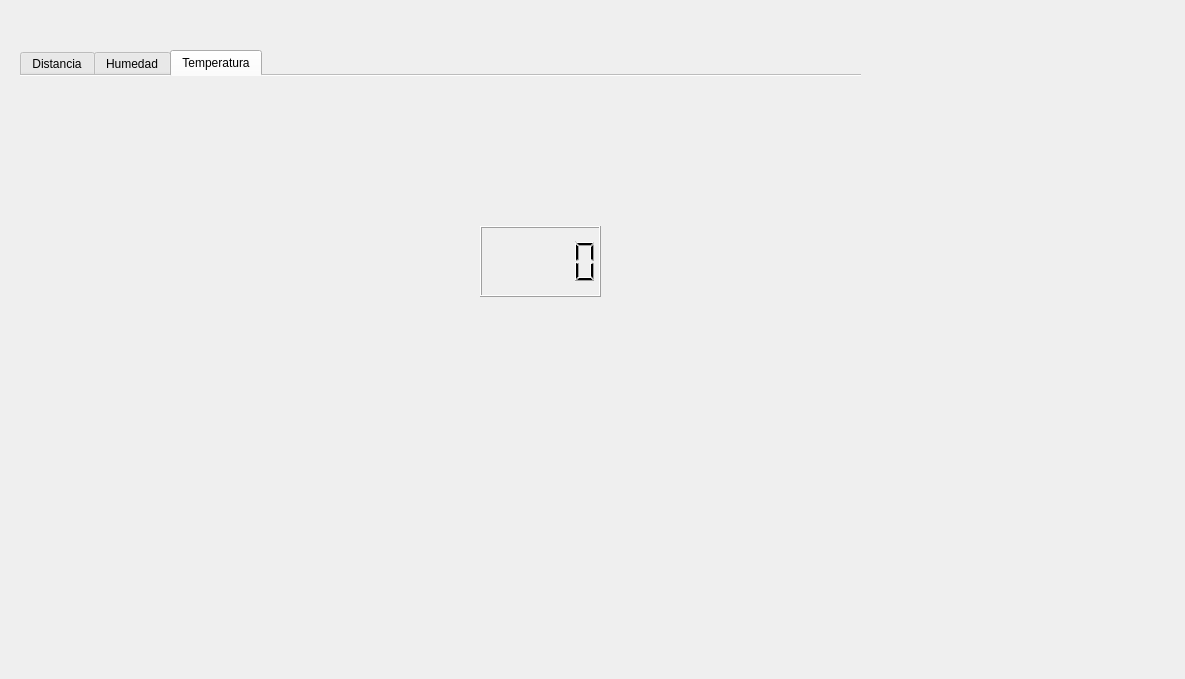
<?xml version="1.0" encoding="UTF-8"?>
<ui version="4.0">
 <class>Form</class>
 <widget class="QWidget" name="Form">
  <property name="geometry">
   <rect>
    <x>0</x>
    <y>0</y>
    <width>1185</width>
    <height>679</height>
   </rect>
  </property>
  <property name="windowTitle">
   <string>Form</string>
  </property>
  <widget class="QTabWidget" name="tabWidget">
   <property name="geometry">
    <rect>
     <x>20</x>
     <y>50</y>
     <width>841</width>
     <height>591</height>
    </rect>
   </property>
   <property name="font">
    <font>
     <weight>50</weight>
     <italic>false</italic>
     <bold>false</bold>
     <underline>false</underline>
     <strikeout>false</strikeout>
     <stylestrategy>PreferDefault</stylestrategy>
     <kerning>true</kerning>
    </font>
   </property>
   <property name="mouseTracking">
    <bool>false</bool>
   </property>
   <property name="tabletTracking">
    <bool>false</bool>
   </property>
   <property name="focusPolicy">
    <enum>Qt::TabFocus</enum>
   </property>
   <property name="acceptDrops">
    <bool>false</bool>
   </property>
   <property name="toolTip">
    <string/>
   </property>
   <property name="statusTip">
    <string/>
   </property>
   <property name="currentIndex">
    <number>2</number>
   </property>
   <property name="usesScrollButtons">
    <bool>true</bool>
   </property>
   <property name="documentMode">
    <bool>true</bool>
   </property>
   <property name="tabsClosable">
    <bool>false</bool>
   </property>
   <property name="movable">
    <bool>false</bool>
   </property>
   <property name="tabBarAutoHide">
    <bool>false</bool>
   </property>
   <widget class="QWidget" name="tab_Distancia">
    <attribute name="title">
     <string>Distancia</string>
    </attribute>
    <widget class="QLabel" name="label">
     <property name="geometry">
      <rect>
       <x>140</x>
       <y>50</y>
       <width>491</width>
       <height>461</height>
      </rect>
     </property>
     <property name="font">
      <font>
       <underline>false</underline>
       <strikeout>false</strikeout>
      </font>
     </property>
     <property name="mouseTracking">
      <bool>false</bool>
     </property>
     <property name="frameShape">
      <enum>QFrame::Panel</enum>
     </property>
     <property name="frameShadow">
      <enum>QFrame::Raised</enum>
     </property>
     <property name="lineWidth">
      <number>5</number>
     </property>
     <property name="text">
      <string/>
     </property>
     <property name="textFormat">
      <enum>Qt::AutoText</enum>
     </property>
     <property name="pixmap">
      <pixmap>imagen2.jpg</pixmap>
     </property>
     <property name="scaledContents">
      <bool>true</bool>
     </property>
     <property name="wordWrap">
      <bool>false</bool>
     </property>
     <property name="margin">
      <number>0</number>
     </property>
     <property name="indent">
      <number>-1</number>
     </property>
     <property name="openExternalLinks">
      <bool>false</bool>
     </property>
     <property name="textInteractionFlags">
      <set>Qt::LinksAccessibleByMouse</set>
     </property>
    </widget>
    <widget class="QProgressBar" name="progressBar_Tinaco">
     <property name="geometry">
      <rect>
       <x>380</x>
       <y>100</y>
       <width>221</width>
       <height>301</height>
      </rect>
     </property>
     <property name="font">
      <font>
       <pointsize>10</pointsize>
       <weight>50</weight>
       <italic>false</italic>
       <bold>false</bold>
      </font>
     </property>
     <property name="layoutDirection">
      <enum>Qt::LeftToRight</enum>
     </property>
     <property name="autoFillBackground">
      <bool>false</bool>
     </property>
     <property name="styleSheet">
      <string notr="true">background-color: rgb(76, 178, 255);
selection-color: rgb(255, 205, 205);</string>
     </property>
     <property name="value">
      <number>0</number>
     </property>
     <property name="textVisible">
      <bool>false</bool>
     </property>
     <property name="orientation">
      <enum>Qt::Vertical</enum>
     </property>
     <property name="invertedAppearance">
      <bool>false</bool>
     </property>
    </widget>
    <widget class="QProgressBar" name="progressBar_Llenado">
     <property name="enabled">
      <bool>true</bool>
     </property>
     <property name="geometry">
      <rect>
       <x>160</x>
       <y>100</y>
       <width>261</width>
       <height>23</height>
      </rect>
     </property>
     <property name="font">
      <font>
       <stylestrategy>PreferDefault</stylestrategy>
       <kerning>true</kerning>
      </font>
     </property>
     <property name="toolTipDuration">
      <number>-1</number>
     </property>
     <property name="statusTip">
      <string/>
     </property>
     <property name="autoFillBackground">
      <bool>false</bool>
     </property>
     <property name="value">
      <number>0</number>
     </property>
     <property name="textVisible">
      <bool>false</bool>
     </property>
    </widget>
    <widget class="QProgressBar" name="progressBar_TuboSalida">
     <property name="geometry">
      <rect>
       <x>160</x>
       <y>370</y>
       <width>221</width>
       <height>23</height>
      </rect>
     </property>
     <property name="value">
      <number>0</number>
     </property>
     <property name="textVisible">
      <bool>false</bool>
     </property>
    </widget>
    <widget class="QLabel" name="label_4">
     <property name="geometry">
      <rect>
       <x>0</x>
       <y>0</y>
       <width>841</width>
       <height>591</height>
      </rect>
     </property>
     <property name="text">
      <string/>
     </property>
     <property name="pixmap">
      <pixmap>distancia.jpg</pixmap>
     </property>
     <property name="scaledContents">
      <bool>true</bool>
     </property>
    </widget>
    <widget class="QLCDNumber" name="lcdNumber_Litros">
     <property name="geometry">
      <rect>
       <x>640</x>
       <y>90</y>
       <width>191</width>
       <height>101</height>
      </rect>
     </property>
    </widget>
    <zorder>label_4</zorder>
    <zorder>label</zorder>
    <zorder>progressBar_Tinaco</zorder>
    <zorder>progressBar_Llenado</zorder>
    <zorder>progressBar_TuboSalida</zorder>
    <zorder>lcdNumber_Litros</zorder>
   </widget>
   <widget class="QWidget" name="tab_Humedad">
    <attribute name="title">
     <string>Humedad</string>
    </attribute>
    <widget class="QLabel" name="label_3">
     <property name="geometry">
      <rect>
       <x>0</x>
       <y>0</y>
       <width>841</width>
       <height>591</height>
      </rect>
     </property>
     <property name="text">
      <string/>
     </property>
     <property name="pixmap">
      <pixmap>Humedad.webp</pixmap>
     </property>
     <property name="scaledContents">
      <bool>true</bool>
     </property>
    </widget>
    <widget class="QLabel" name="label_7">
     <property name="geometry">
      <rect>
       <x>30</x>
       <y>10</y>
       <width>731</width>
       <height>541</height>
      </rect>
     </property>
     <property name="text">
      <string/>
     </property>
     <property name="pixmap">
      <pixmap>med_humedad.png</pixmap>
     </property>
     <property name="scaledContents">
      <bool>true</bool>
     </property>
    </widget>
    <widget class="QLCDNumber" name="lcdNumber_Humedad">
     <property name="geometry">
      <rect>
       <x>500</x>
       <y>280</y>
       <width>171</width>
       <height>71</height>
      </rect>
     </property>
    </widget>
   </widget>
   <widget class="QWidget" name="tab_Temperatura">
    <attribute name="title">
     <string>Temperatura</string>
    </attribute>
    <widget class="QLabel" name="label_5">
     <property name="geometry">
      <rect>
       <x>-40</x>
       <y>0</y>
       <width>951</width>
       <height>571</height>
      </rect>
     </property>
     <property name="text">
      <string/>
     </property>
     <property name="pixmap">
      <pixmap>calor.webp</pixmap>
     </property>
     <property name="scaledContents">
      <bool>true</bool>
     </property>
    </widget>
    <widget class="QLabel" name="label_6">
     <property name="geometry">
      <rect>
       <x>440</x>
       <y>0</y>
       <width>401</width>
       <height>561</height>
      </rect>
     </property>
     <property name="text">
      <string/>
     </property>
     <property name="pixmap">
      <pixmap>giphy.gif</pixmap>
     </property>
     <property name="scaledContents">
      <bool>true</bool>
     </property>
     <property name="wordWrap">
      <bool>false</bool>
     </property>
    </widget>
    <widget class="QLabel" name="label_8">
     <property name="geometry">
      <rect>
       <x>340</x>
       <y>20</y>
       <width>471</width>
       <height>541</height>
      </rect>
     </property>
     <property name="text">
      <string/>
     </property>
     <property name="pixmap">
      <pixmap>med_radiacion.jpg</pixmap>
     </property>
     <property name="scaledContents">
      <bool>true</bool>
     </property>
    </widget>
    <widget class="QLabel" name="label_9">
     <property name="geometry">
      <rect>
       <x>470</x>
       <y>150</y>
       <width>101</width>
       <height>71</height>
      </rect>
     </property>
     <property name="text">
      <string/>
     </property>
     <property name="pixmap">
      <pixmap>med_radiacion.jpg</pixmap>
     </property>
    </widget>
    <widget class="QLCDNumber" name="lcdNumber_Temperatura">
     <property name="geometry">
      <rect>
       <x>460</x>
       <y>150</y>
       <width>121</width>
       <height>71</height>
      </rect>
     </property>
    </widget>
   </widget>
  </widget>
  <widget class="QLabel" name="label_2">
   <property name="geometry">
    <rect>
     <x>0</x>
     <y>0</y>
     <width>1201</width>
     <height>691</height>
    </rect>
   </property>
   <property name="text">
    <string/>
   </property>
   <property name="pixmap">
    <pixmap>Fondo.jpg</pixmap>
   </property>
   <property name="scaledContents">
    <bool>true</bool>
   </property>
  </widget>
  <zorder>label_2</zorder>
  <zorder>tabWidget</zorder>
 </widget>
 <resources/>
 <connections/>
</ui>
